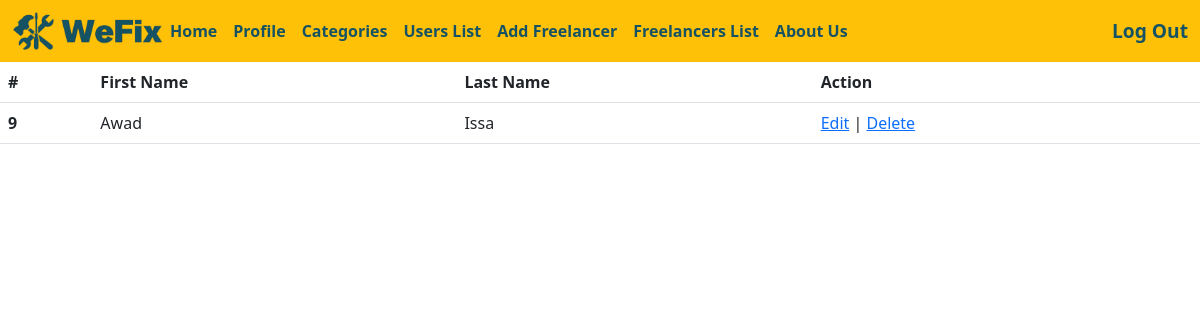
Page /showfreelancer (signed in) on the earlier database version.
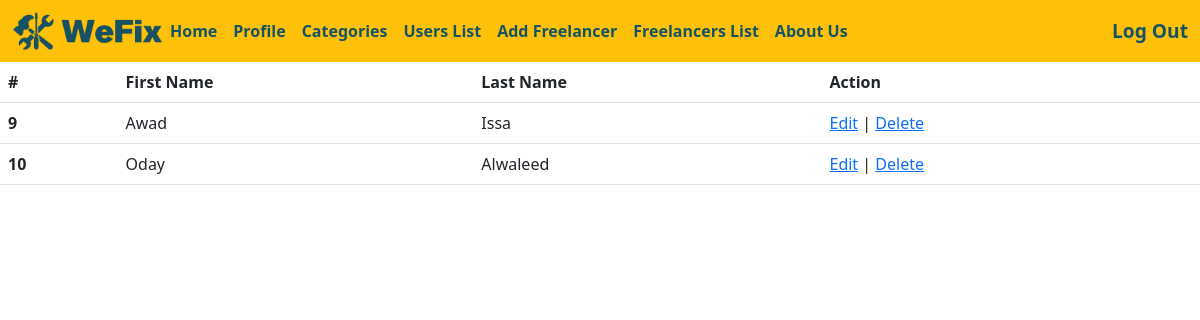
Same page on the later database version.
### main_app/models.py (models this page shows)
class Freelancer(models.Model):
    first_name = models.CharField(max_length=45)
    last_name = models.CharField(max_length=45)
    phone_number = models.CharField(max_length=10)
    experience = models.PositiveIntegerField(default=0)
    category = models.ForeignKey(Category , related_name="freelancers" , on_delete=models.DO_NOTHING )
    users_who_like = models.ManyToManyField(User, related_name='liked_freelancer')
    users_who_dislike = models.ManyToManyField(User, related_name='disliked_freelancer')
    created_at = models.DateTimeField(auto_now_add=True)
    updated_at = models.DateTimeField(auto_now=True)
    objects = FreelancerManager()

### main_app/views.py (the view)
def show_freelancer(request):
    if 'userid' not in request.session:
        return redirect ('/')
    if request.session['userid'] == 1:
        context = {
            "freelancers" : models.show_freelancer_models()
        }
        return render (request , "showfreelancer.html" , context)
    else:
        return redirect ('/')

### main_app/models.py (called while the page is built)
def show_freelancer_models():
    a = [1,3,4,5,6,7]
    return Freelancer.objects.exclude(id__in = a)

### main_app/templates/showfreelancer.html (shortened to what this page needs)
<!doctype html>
<html lang="en">
<head>
    {%load static%}
    <link rel="stylesheet" href="{% static 'css/style.css' %}">
    <link href="https://cdn.jsdelivr.net/npm/bootstrap@5.3.0/dist/css/bootstrap.min.css" rel="stylesheet"
>
</head>
<nav class="navbar navbar-expand-lg bg-warning">
    <div class="container-fluid">
        <a href="/"><img class="logo-img" src="{% static 'img/logo.png' %}" alt="logo"></a>
        <div class="collapse navbar-collapse" id="navbarSupportedContent">
            <ul class="navbar-nav me-auto mb-2 mb-lg-0">
                <li class="nav-item">
                    <a id="nav-link" class="nav-link active" aria-current="page" href="/">Home</a>
                </li>
                <li class="nav-item">
                    <a id="nav-link" class="nav-link active" aria-current="page" href="/profile">Profile</a>
                </li>
                <li class="nav-item">
                    <a id="nav-link" class="nav-link active" aria-current="page" href="/category">Categories</a>
                </li>
                <li class="nav-item">
                    <a id="nav-link" class="nav-link active" aria-current="page" href="/userslist">Users List</a>
                </li>
                <li class="nav-item">
                    <a id="nav-link" class="nav-link active" aria-current="page" href="/registerfreelancer">Add Freelancer</a>
                </li>
                <li class="nav-item">
                    <a id="nav-link" class="nav-link active" aria-current="page" href="/showfreelancer">Freelancers List</a>
                </li>
                <li class="nav-item">
                    <a id="nav-link" class="nav-link active" aria-current="page" href="#">About Us</a>
                </li>
            </ul>
            {%if request.session.userid%}
            <a href="/logout" class="log-in">Log Out</a>
            {%else%}
            <a href="/log-in" class="log-in">Login</a>
            {%endif%}
        </div>
    </div>
</nav>
<div class="user-table">
    <table class="table">
        <thead>
            <tr>
                <th scope="col">#</th>
                <th scope="col">First Name</th>
                <th scope="col">Last Name</th>
                <th scope="col">Action</th>
            </tr>
        </thead>
        <tbody>
            {% for freelancer in freelancers %}
            <tr>
                <th scope="row">{{freelancer.id}}</th>
                <td>{{freelancer.first_name}}</td>
                <td>{{freelancer.last_name}}</td>
                <td><a href="/editfreelancer/{{freelancer.id}}">Edit</a> | <a href="/deletefreelancer/{{freelancer.id}}">Delete</a></td>
            </tr>
            {%endfor%}
        </tbody>
    </table>
</div>
</body>
</html>

Differences in the rows shown:
added Freelancer: id "10", first_name "Oday", last_name "Alwaleed"
